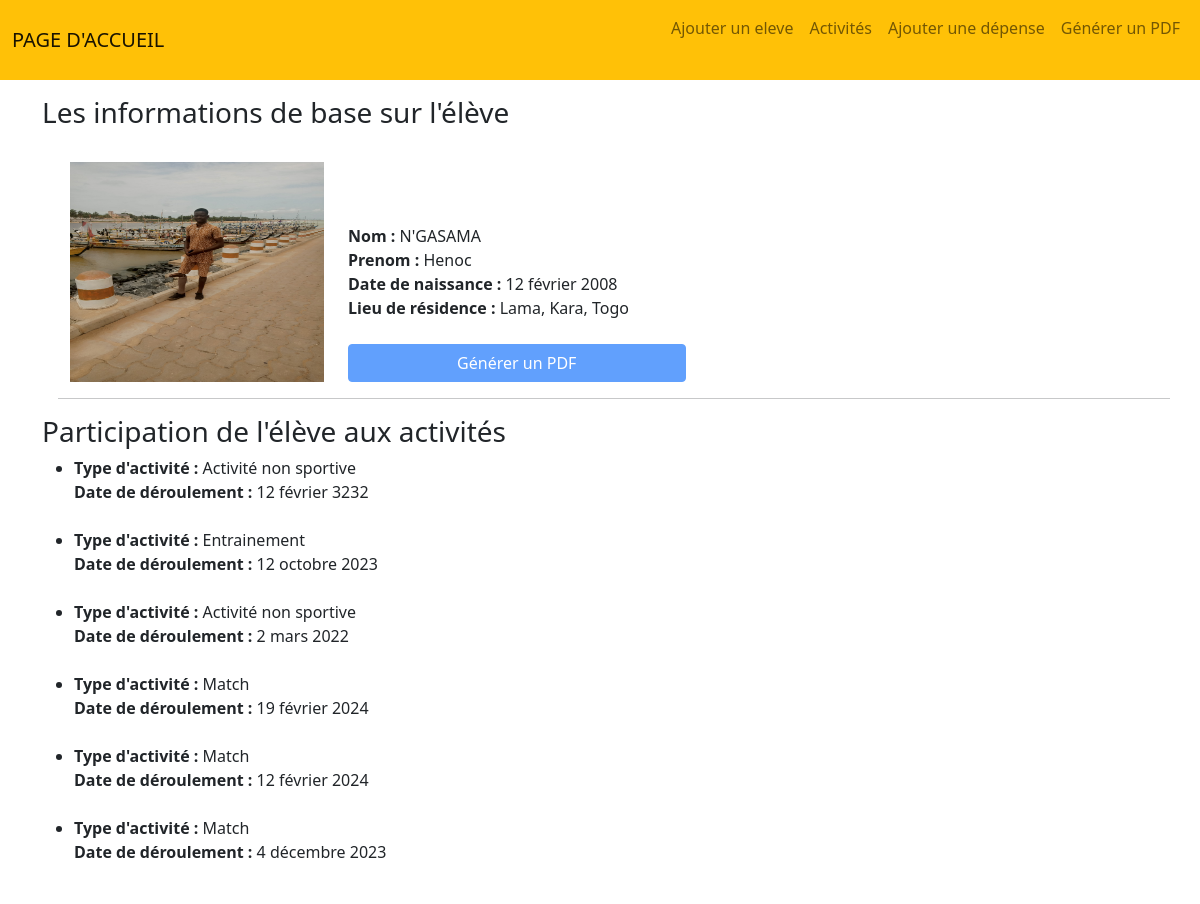
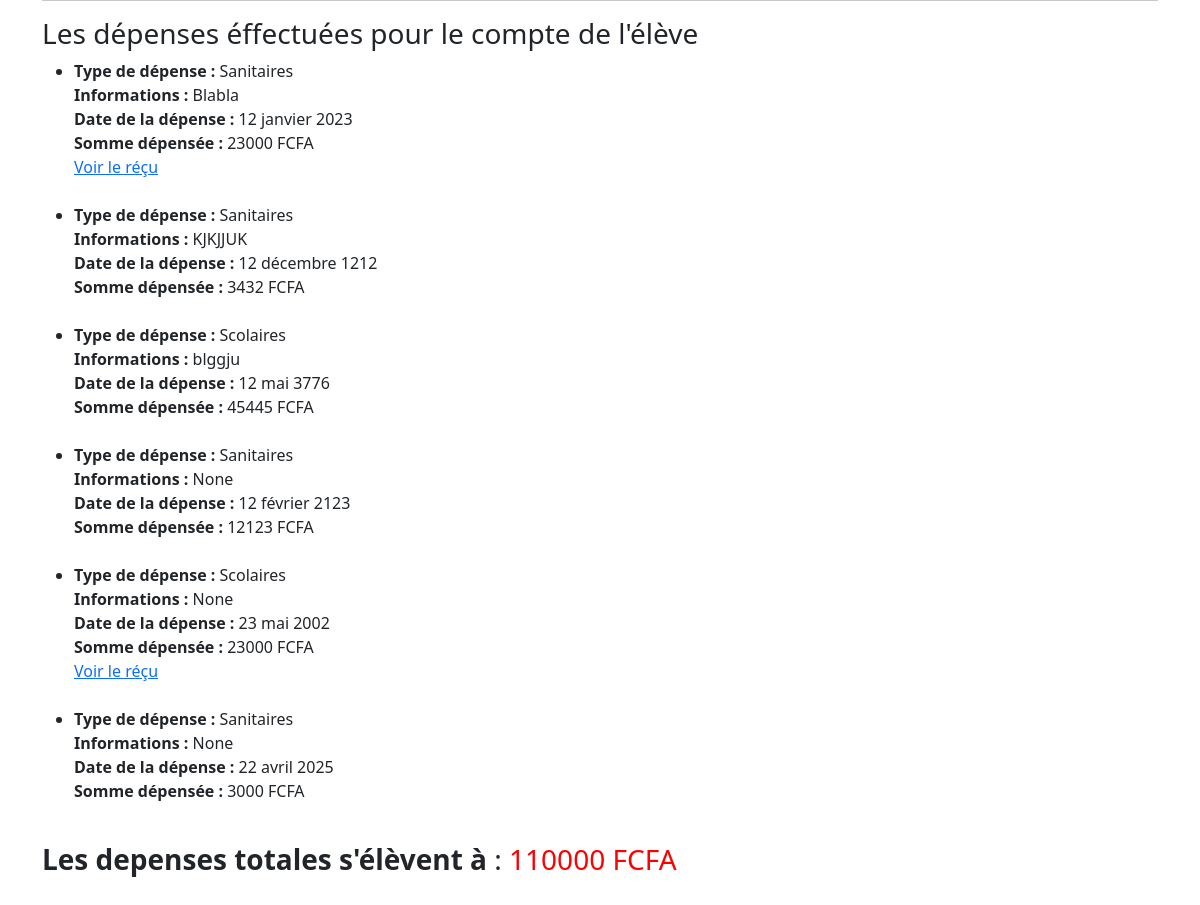
/N'GASAMA/Henoc/, run on the app's committed database (2 pictures, top to bottom).
### gestion/models.py (models this page shows, shortened)
class Eleve(models.Model):
    profil = models.ImageField(verbose_name="Photo de profil", upload_to="profils", blank=True, null=True)
    nom = models.CharField(verbose_name="Nom", max_length=128)
    prenom = models.CharField(verbose_name="Prenom", max_length=128)
    dateNaiss = models.DateField(verbose_name="Date de naissanse")
    residence = models.CharField(verbose_name="Lieu de résidence", max_length=50)

class Activite(models.Model):
    choix = [
        ("Entrainement", "Entrainement"), ("Match", "Match"), ("Autre activite sportive", "Autre activite sportive"),
        ("Activité non sportive", "Activité non sportive"),
    ]
    images = models.ImageField(verbose_name="Image de l'activité", upload_to="activite", blank=True, null=True)
    type = models.CharField(verbose_name="Type d'activité", max_length=40, choices=choix)
    eleves = models.ManyToManyField(Eleve, verbose_name="Participants", null=True, blank=True)
    description = models.CharField(verbose_name="Description",default="Aucune",  max_length=255, null=True, blank=True)
    date = models.DateField(verbose_name="Date de l'activité", max_length=255)

class Depense(models.Model):
    choix = [
        ("Sanitaires", "Sanitaires"), ("Scolaires", "Scolaires"), ("Sportifs", "Sportifs"),
        ("Autres", "Autres"),
    ]
    recu = models.ImageField(verbose_name="Réçu de paiement", upload_to="recu", blank=True, null=True)
    type = models.CharField(verbose_name="Type de dépense", max_length=40, choices=choix)
    eleve = models.ForeignKey(Eleve, on_delete=models.CASCADE, verbose_name="Personne concernée")
    infos = models.CharField(verbose_name="Infos supplémentaires", max_length=255, null=True, blank=True)
    date = models.DateField(verbose_name="Effectuée le ", max_length=255)
    montant = models.IntegerField(default=0)

### gestion/views.py (the view)
# urls.py: path('<str:nom>/<str:prenom>/', details_eleve, name="details_eleve"),
def details_eleve(request, nom, prenom):
    eleve = get_object_or_404(Eleve, nom=nom, prenom=prenom)
    activites = eleve.activite_set.all()
    depenses = eleve.depense_set.all()
    depense_total = sum([depense.montant for depense in depenses])
    return render(request, 'gestion/details.html', {"eleve": eleve, "activites": activites, "depenses": depenses, "depense_total":depense_total})

### gestion/templates/gestion/details.html
{% extends 'base.html' %}
{% block content %}
   <h3>Les informations de base sur l'élève</h3> <br>
    <div class="row ms-3 align-items-end">
        <img class="col-4 col-md-3 mb-3" src="{{ eleve.profil.url }}" alt="" style="height: 220px;">
        <div class="col mb-3">
            <b>Nom : </b> {{ eleve.nom }} <br>
            <b>Prenom : </b> {{ eleve.prenom }} <br>
            <b>Date de naissance : </b> {{ eleve.dateNaiss }} <br>
            <b>Lieu de résidence : </b> {{ eleve.residence }} <br> <br>
            <a class="btn btn-primary col-md-5 col-6 disabled" target="_blank" class="nav-link" href="{% url 'generer_pdf' %}">Générer un PDF</a> <br>
        </div> <hr>
    </div>
    <h3>Participation de l'élève aux activités</h3>
    <ul>
    {% for activite in activites %}
        <li>
            <b>Type d'activité : </b>{{activite.type }} <br>
            <b>Date de déroulement : </b>{{activite.date }} <br> <br>
        </li>
    {% endfor %}
    </ul><hr>
    <h3>Les dépenses éffectuées pour le compte de l'élève</h3>
    <ul>
    {% for depense in depenses %}
        <li>
            <b>Type de dépense : </b>{{depense.type }} <br>
            <b>Informations : </b>{{depense.infos }} <br>
            <b>Date de la dépense : </b>{{depense.date }} <br>
            <b>Somme dépensée : </b>{{ depense.montant }} FCFA<br>
            {% if depense.recu %}<a target="_blank" href="{{ depense.recu.url }}">Voir le réçu</a>{% endif %}
        </li> <br>
    {% endfor %}
    </ul>
    <h3> <b>Les depenses totales s'élèvent à</b> : <span style="color:red;">{{depense_total}} FCFA</span></h3> <br> <br>
{% endblock %}

### data on the page
Eleve: profil (picture), nom "N'GASAMA", prenom "Henoc", dateNaiss "12 février 2008", residence "Lama, Kara, Togo"
Activite: type "Activité non sportive", date "12 février 3232"
Activite: type "Entrainement", date "12 octobre 2023"
Activite: type "Activité non sportive", date "2 mars 2022"
Activite: type "Match", date "19 février 2024"
Activite: type "Match", date "12 février 2024"
Activite: type "Match", date "4 décembre 2023"
Depense: type "Sanitaires", infos "Blabla", date "12 janvier 2023", montant "23000"
Depense: type "Sanitaires", infos "KJKJJUK", date "12 décembre 1212", montant "3432"
Depense: type "Scolaires", infos "blggju", date "12 mai 3776", montant "45445"
Depense: type "Sanitaires", infos "None", date "12 février 2123", montant "12123"
Depense: type "Scolaires", infos "None", date "23 mai 2002", montant "23000"
Depense: type "Sanitaires", infos "None", date "22 avril 2025", montant "3000"

### other printed values
{{ depense_total }} "110000"
